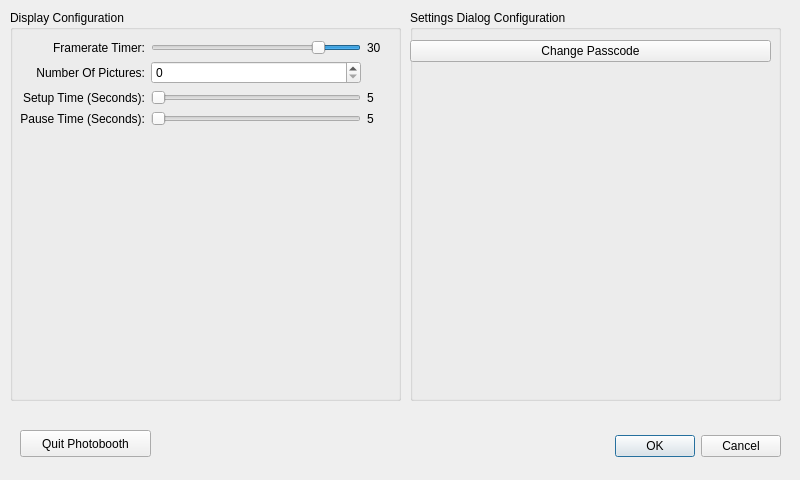
<?xml version="1.0" encoding="UTF-8"?>
<ui version="4.0">
 <class>SettingsDialog</class>
 <widget class="QDialog" name="SettingsDialog">
  <property name="geometry">
   <rect>
    <x>0</x>
    <y>0</y>
    <width>800</width>
    <height>480</height>
   </rect>
  </property>
  <property name="windowTitle">
   <string>Dialog</string>
  </property>
  <widget class="QDialogButtonBox" name="buttonBox">
   <property name="geometry">
    <rect>
     <x>440</x>
     <y>430</y>
     <width>341</width>
     <height>32</height>
    </rect>
   </property>
   <property name="orientation">
    <enum>Qt::Horizontal</enum>
   </property>
   <property name="standardButtons">
    <set>QDialogButtonBox::Cancel|QDialogButtonBox::Ok</set>
   </property>
  </widget>
  <widget class="QGroupBox" name="groupBox">
   <property name="geometry">
    <rect>
     <x>10</x>
     <y>10</y>
     <width>391</width>
     <height>391</height>
    </rect>
   </property>
   <property name="title">
    <string>Display Configuration</string>
   </property>
   <widget class="QWidget" name="layoutWidget">
    <property name="geometry">
     <rect>
      <x>10</x>
      <y>30</y>
      <width>361</width>
      <height>361</height>
     </rect>
    </property>
    <layout class="QGridLayout" name="gridLayout">
     <item row="0" column="0">
      <widget class="QLabel" name="label">
       <property name="text">
        <string>Framerate Timer:</string>
       </property>
       <property name="alignment">
        <set>Qt::AlignRight|Qt::AlignTrailing|Qt::AlignVCenter</set>
       </property>
      </widget>
     </item>
     <item row="0" column="1">
      <widget class="QSlider" name="FrameRateSlider">
       <property name="minimum">
        <number>10</number>
       </property>
       <property name="maximum">
        <number>120</number>
       </property>
       <property name="value">
        <number>30</number>
       </property>
       <property name="orientation">
        <enum>Qt::Horizontal</enum>
       </property>
       <property name="invertedAppearance">
        <bool>true</bool>
       </property>
       <property name="invertedControls">
        <bool>false</bool>
       </property>
      </widget>
     </item>
     <item row="0" column="2">
      <widget class="QLabel" name="FrameTimerLabel">
       <property name="text">
        <string>30</string>
       </property>
      </widget>
     </item>
     <item row="1" column="0">
      <widget class="QLabel" name="label_3">
       <property name="text">
        <string>Number Of Pictures:</string>
       </property>
       <property name="alignment">
        <set>Qt::AlignRight|Qt::AlignTrailing|Qt::AlignVCenter</set>
       </property>
      </widget>
     </item>
     <item row="1" column="1">
      <widget class="QSpinBox" name="PictureCountSpinbox"/>
     </item>
     <item row="2" column="0">
      <widget class="QLabel" name="label_4">
       <property name="text">
        <string>Setup Time (Seconds):</string>
       </property>
       <property name="alignment">
        <set>Qt::AlignRight|Qt::AlignTrailing|Qt::AlignVCenter</set>
       </property>
      </widget>
     </item>
     <item row="2" column="1">
      <widget class="QSlider" name="SetupTimeSlider">
       <property name="minimum">
        <number>1</number>
       </property>
       <property name="maximum">
        <number>10</number>
       </property>
       <property name="orientation">
        <enum>Qt::Horizontal</enum>
       </property>
      </widget>
     </item>
     <item row="2" column="2">
      <widget class="QLabel" name="SetupTimeLabel">
       <property name="text">
        <string>5</string>
       </property>
      </widget>
     </item>
     <item row="7" column="1">
      <spacer name="verticalSpacer">
       <property name="orientation">
        <enum>Qt::Vertical</enum>
       </property>
       <property name="sizeHint" stdset="0">
        <size>
         <width>20</width>
         <height>40</height>
        </size>
       </property>
      </spacer>
     </item>
     <item row="3" column="0">
      <widget class="QLabel" name="label_7">
       <property name="text">
        <string>Pause Time (Seconds):</string>
       </property>
       <property name="alignment">
        <set>Qt::AlignRight|Qt::AlignTrailing|Qt::AlignVCenter</set>
       </property>
      </widget>
     </item>
     <item row="3" column="1">
      <widget class="QSlider" name="PauseTimeSlider">
       <property name="minimum">
        <number>1</number>
       </property>
       <property name="maximum">
        <number>5</number>
       </property>
       <property name="orientation">
        <enum>Qt::Horizontal</enum>
       </property>
      </widget>
     </item>
     <item row="3" column="2">
      <widget class="QLabel" name="PauseTimeLabel">
       <property name="text">
        <string>5</string>
       </property>
      </widget>
     </item>
    </layout>
   </widget>
  </widget>
  <widget class="QGroupBox" name="groupBox_2">
   <property name="geometry">
    <rect>
     <x>410</x>
     <y>10</y>
     <width>371</width>
     <height>391</height>
    </rect>
   </property>
   <property name="title">
    <string>Settings Dialog Configuration</string>
   </property>
   <widget class="QWidget" name="">
    <property name="geometry">
     <rect>
      <x>0</x>
      <y>30</y>
      <width>361</width>
      <height>361</height>
     </rect>
    </property>
    <layout class="QVBoxLayout" name="verticalLayout">
     <item>
      <widget class="QPushButton" name="pushButton">
       <property name="text">
        <string>Change Passcode</string>
       </property>
      </widget>
     </item>
     <item>
      <spacer name="verticalSpacer_2">
       <property name="orientation">
        <enum>Qt::Vertical</enum>
       </property>
       <property name="sizeHint" stdset="0">
        <size>
         <width>20</width>
         <height>40</height>
        </size>
       </property>
      </spacer>
     </item>
    </layout>
   </widget>
  </widget>
  <widget class="QPushButton" name="pushButton_2">
   <property name="geometry">
    <rect>
     <x>20</x>
     <y>430</y>
     <width>131</width>
     <height>27</height>
    </rect>
   </property>
   <property name="text">
    <string>Quit Photobooth</string>
   </property>
  </widget>
 </widget>
 <resources/>
 <connections>
  <connection>
   <sender>buttonBox</sender>
   <signal>accepted()</signal>
   <receiver>SettingsDialog</receiver>
   <slot>accept()</slot>
   <hints>
    <hint type="sourcelabel">
     <x>658</x>
     <y>444</y>
    </hint>
    <hint type="destinationlabel">
     <x>604</x>
     <y>399</y>
    </hint>
   </hints>
  </connection>
  <connection>
   <sender>buttonBox</sender>
   <signal>rejected()</signal>
   <receiver>SettingsDialog</receiver>
   <slot>reject()</slot>
   <hints>
    <hint type="sourcelabel">
     <x>724</x>
     <y>444</y>
    </hint>
    <hint type="destinationlabel">
     <x>683</x>
     <y>383</y>
    </hint>
   </hints>
  </connection>
  <connection>
   <sender>FrameRateSlider</sender>
   <signal>valueChanged(int)</signal>
   <receiver>FrameTimerLabel</receiver>
   <slot>setNum(int)</slot>
   <hints>
    <hint type="sourcelabel">
     <x>285</x>
     <y>48</y>
    </hint>
    <hint type="destinationlabel">
     <x>374</x>
     <y>51</y>
    </hint>
   </hints>
  </connection>
  <connection>
   <sender>SetupTimeSlider</sender>
   <signal>valueChanged(int)</signal>
   <receiver>SetupTimeLabel</receiver>
   <slot>setNum(int)</slot>
   <hints>
    <hint type="sourcelabel">
     <x>298</x>
     <y>106</y>
    </hint>
    <hint type="destinationlabel">
     <x>373</x>
     <y>110</y>
    </hint>
   </hints>
  </connection>
  <connection>
   <sender>PauseTimeSlider</sender>
   <signal>valueChanged(int)</signal>
   <receiver>PauseTimeLabel</receiver>
   <slot>setNum(int)</slot>
   <hints>
    <hint type="sourcelabel">
     <x>301</x>
     <y>130</y>
    </hint>
    <hint type="destinationlabel">
     <x>367</x>
     <y>136</y>
    </hint>
   </hints>
  </connection>
 </connections>
</ui>
